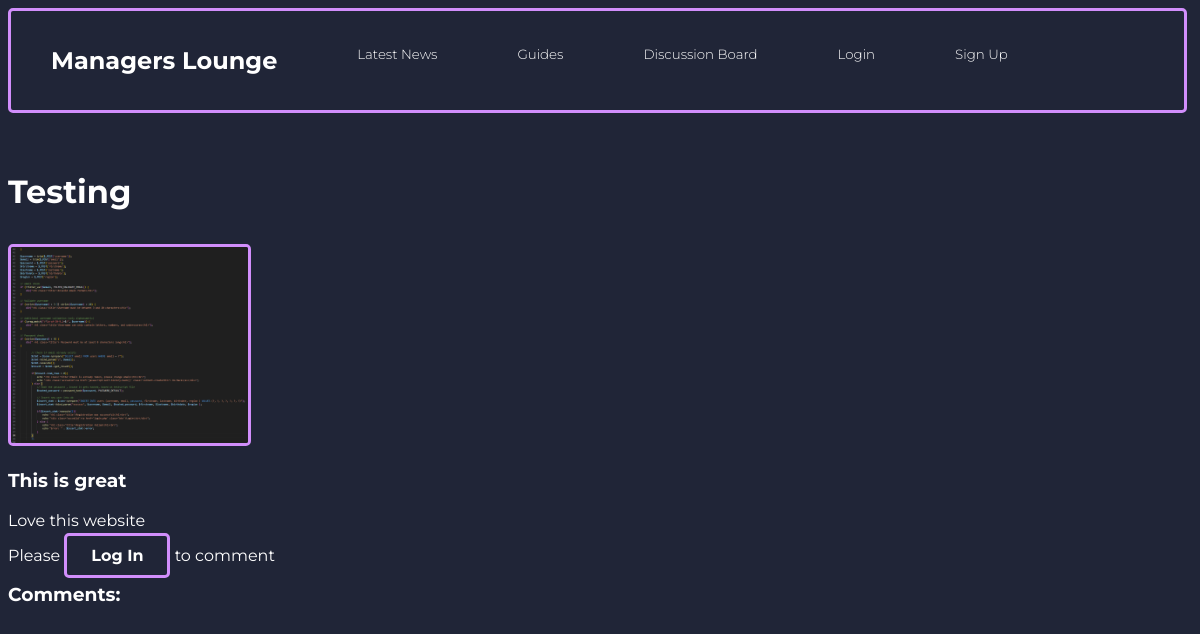
Page /retrieve_news.php?id=32 on the earlier database version.
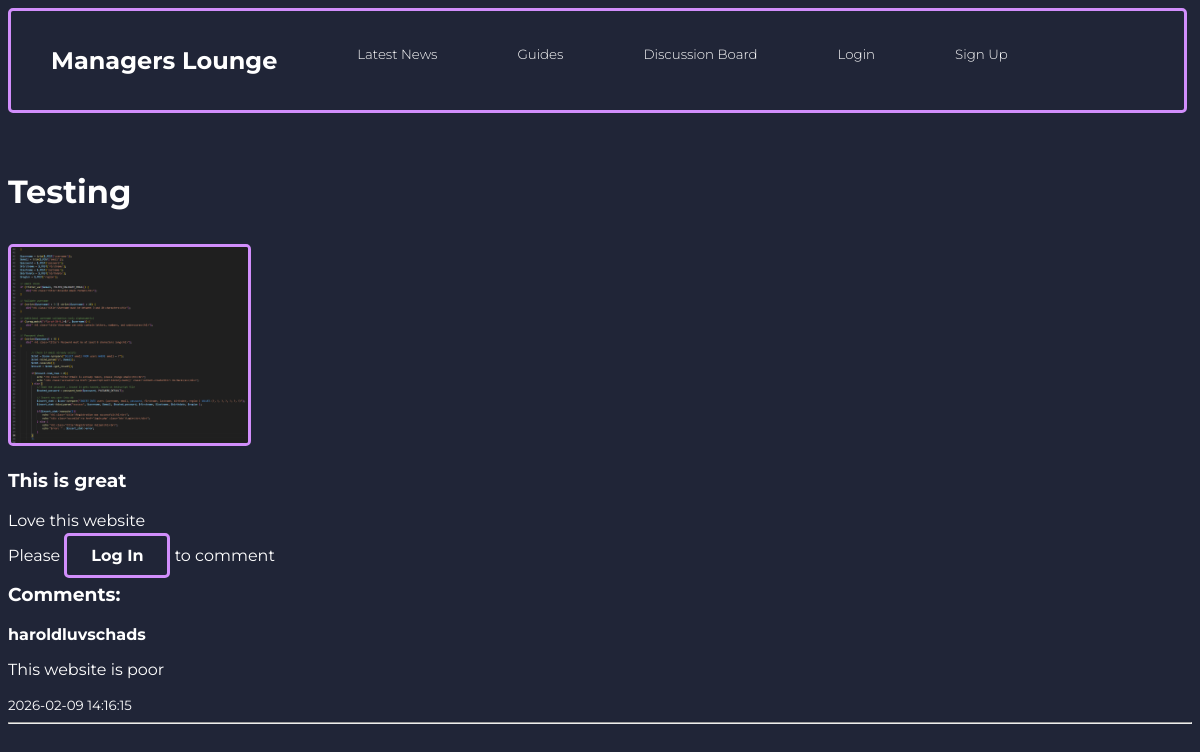
Same page on the later database version.
### tables this page shows
CREATE TABLE `news` (
  `id` int(11) NOT NULL,
  `title` text NOT NULL,
  `description` text NOT NULL,
  `picture` blob NOT NULL,
  `content` text NOT NULL,
  `username` text NOT NULL,
  `time_created` timestamp NOT NULL DEFAULT current_timestamp() ON UPDATE current_timestamp(),
  `comments` text NOT NULL
);

CREATE TABLE `news_comments` (
  `id` int(11) NOT NULL,
  `user_id` int(11) NOT NULL,
  `news_id` int(11) NOT NULL,
  `text` text NOT NULL,
  `date_created` timestamp NOT NULL DEFAULT current_timestamp() ON UPDATE current_timestamp()
);

CREATE TABLE `users` (
  `id` int(11) NOT NULL,
  `username` text NOT NULL,
  `password` text NOT NULL,
  `firstname` text NOT NULL,
  `lastname` text NOT NULL,
  `email` text NOT NULL,
  `bio` text NOT NULL,
  `profile_pic` blob NOT NULL,
  `status` enum('active','inactive','','') NOT NULL,
  `birthdate` text NOT NULL,
  `role` enum('user','admin','','') NOT NULL
);

### retrieve_news.php (the view, shortened to what this page needs)
<!DOCTYPE html>
<html lang="en">
<head>
    <link rel="stylesheet" href="main.css">
    <link rel="stylesheet" href="retrieve_news.css">
    <link rel="stylesheet" href="feedback.css">
</head>
<body>
<nav>
        <ul>
            <li>
                <h1><a href="index.html">Managers Lounge</a></h1>
            </li>
            <li>
                <h2><a href="listnews.php">Latest News</a></li></h2>
            <li>
                <h2><a href="listguides.php">Guides</a></li></h2>
            <li>
                <h2><a href="discussionboard.php">Discussion Board</a></li></h2>
            <li>
                <h2><a class="right-float" href="login.php">Login</a></li></h2>
            <li>
                <h2><a class="right-float" href="signup.php">Sign Up</a></li></h2>
        </ul>
    </nav>
<?php
include 'connectdb.php';
$news_id = $_GET['id'];
$sql = "SELECT title, description, content, picture FROM news WHERE id = ?";
$stmt = $conn->prepare($sql);
$stmt->bind_param("i", $news_id);
$stmt->execute();
$result = $stmt->get_result();
if($result->num_rows > 0) {
    while ($row = $result->fetch_assoc()){
        if (!empty($row['picture'])) {
            echo "<h1>" . html_entity_decode($row['title']) . "</h1>";
            if (file_exists($row['picture'])) {
                echo "<img src='" . htmlspecialchars($row['picture']) . "' alt='Post Image'>";
            }
        }
        echo '<section class="postCard2">';
        echo "<h3>" . html_entity_decode($row['description']) . "</h3>";
        echo "<p>" . html_entity_decode($row['content']) . "</p>";
        echo '</section>';
    }
} else {
    echo "Sorry, 0 Results Returned";
}
?>
<?php
if (isset($_SESSION['user_id'])){
    echo '
    <section class="comment-form">
        <form method="POST" action="post_news_comment.php">
            <textarea name="text" placeholder="What would you like to comment..." required></textarea><br>
            <input type="hidden" name="news_id" value="'. htmlspecialchars($news_id) . '">
            <button class=btn type="submit">Post Comment</button>
        </form>
    </section>';
} else{
    echo '<p>Please <a href="login.php" class="btn">Log In</a> to comment </p>';
}
$commentQuery = "SELECT n.text, n.date_created, u.username
                 FROM news_comments n
                 JOIN users u ON n.user_id = u.id
                 WHERE n.news_id = ?
                 ORDER BY n.date_created DESC";
$commentStmt = $conn->prepare($commentQuery);
$commentStmt->bind_param("i", $news_id);
$commentStmt->execute();
$commentResult = $commentStmt->get_result();
echo '<section class="comments">';
echo '<h3>Comments:</h3>';
while ($comment = $commentResult->fetch_assoc()) {
    echo "<div class='comment-box'>";
    echo "<strong>" . htmlspecialchars($comment['username']) . "</strong><br>";
    echo "<p>" . nl2br(htmlspecialchars($comment['text'])) . "</p>";
    echo "<small>" . $comment['date_created'] . "</small>";
    echo "</div><hr>";
}
echo '</section>';
?>
</body>
</html>

Differences in the rows shown:
added news_comments: user.username "haroldluvschads", text "This website is poor", date_created "2026-02-09 14:16:15"
